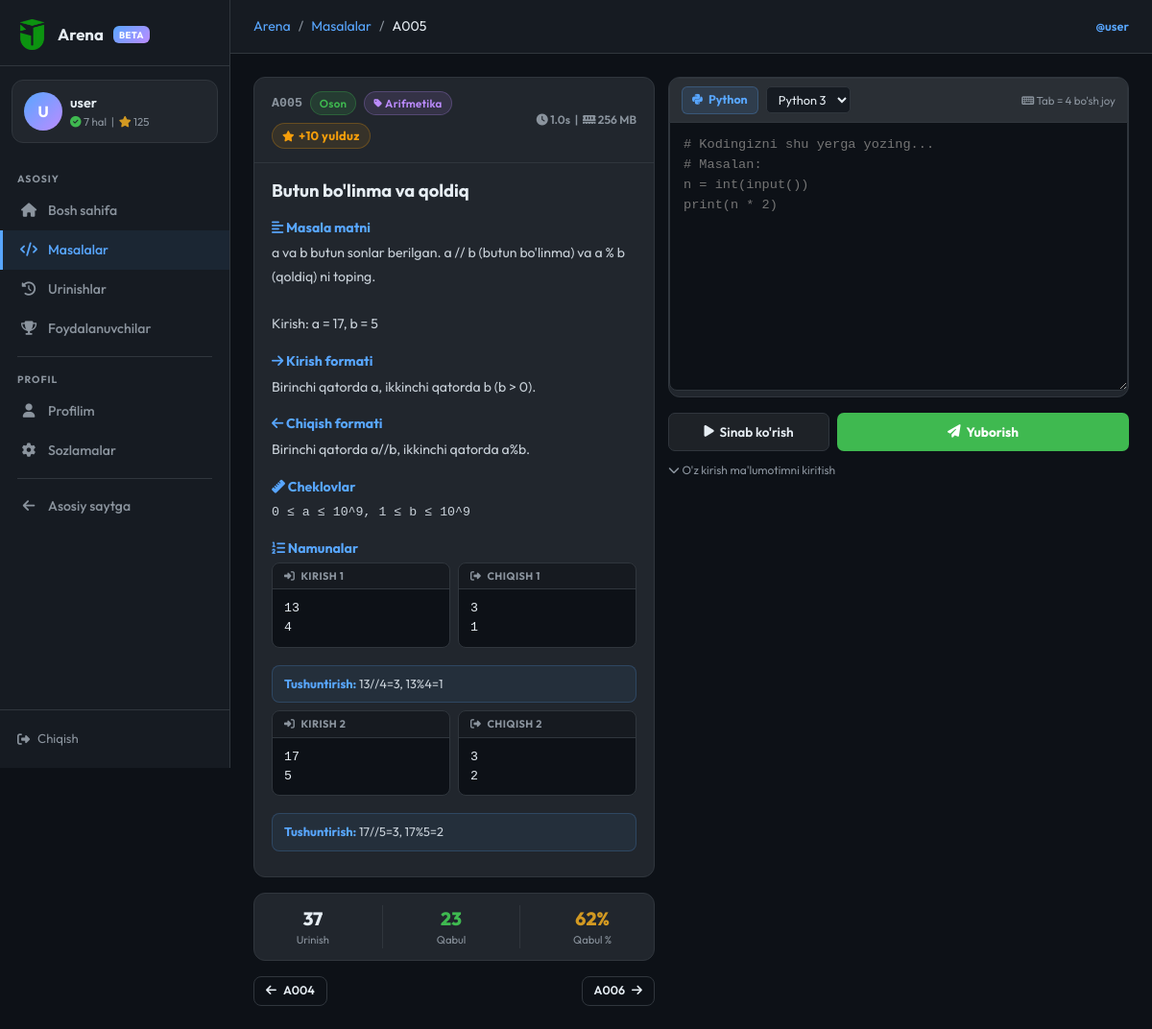
/arena/problems/5 (signed in), run on an earlier commit of the app's database.
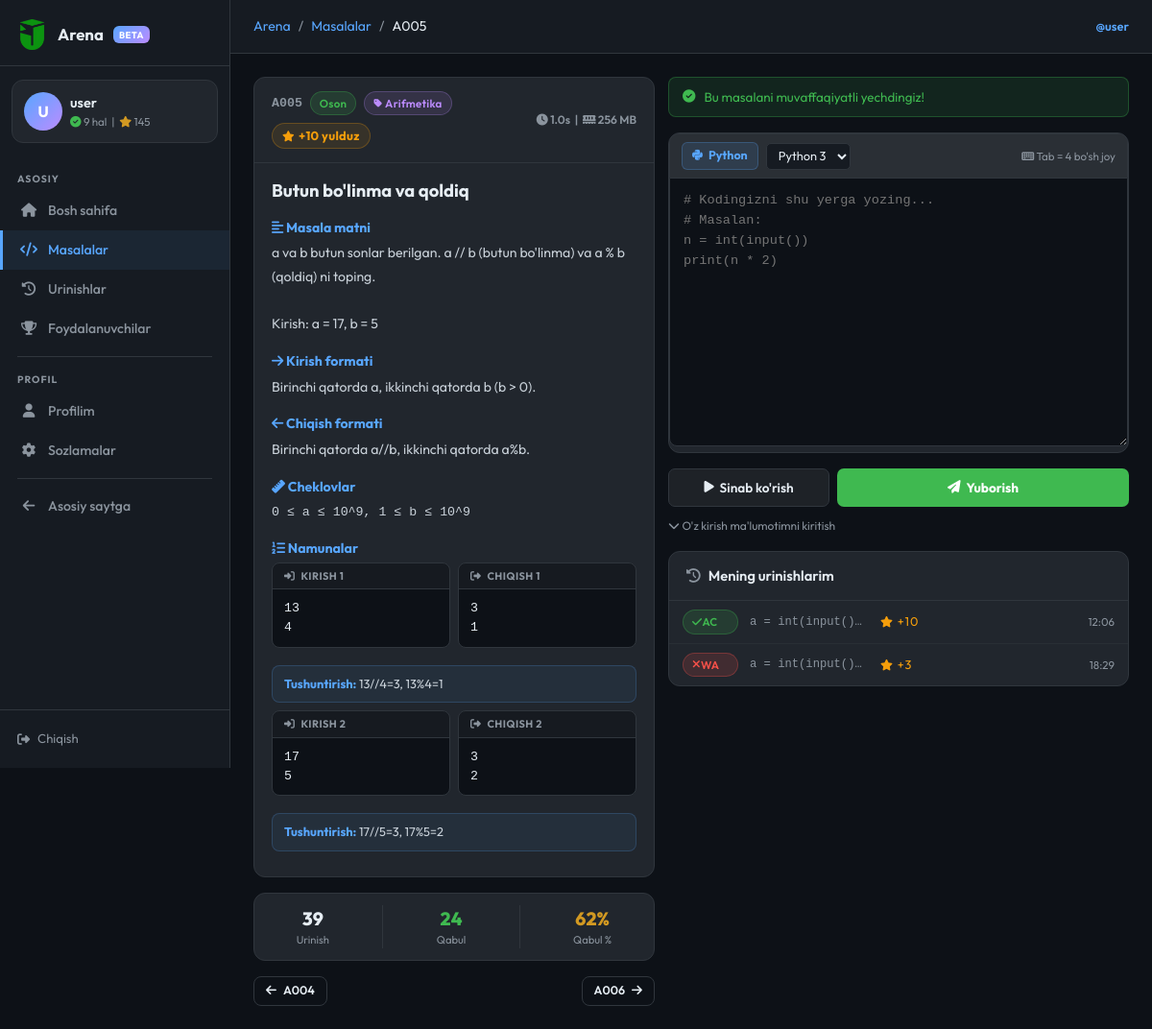
And on a later commit of the database.
### models.py (models this page shows, shortened)
class ArenaUser(db.Model):
    __tablename__ = 'arena_users'
    id = db.Column(db.Integer, primary_key=True)
    username = db.Column(db.String(50), unique=True, nullable=False)
    full_name = db.Column(db.String(100), nullable=False)
    age = db.Column(db.Integer)
    password_hash = db.Column(db.String(256), nullable=False)
    bio = db.Column(db.Text, default='')
    rating = db.Column(db.Integer, default=0)
    problems_solved = db.Column(db.Integer, default=0)
    total_stars = db.Column(db.Integer, default=0)
    created_at = db.Column(db.DateTime, default=tashkent_now)
    last_seen = db.Column(db.DateTime, default=tashkent_now)
    submissions = db.relationship('ArenaSubmission', backref='user', lazy='dynamic')
    __table_args__ = (
        db.Index('ix_arena_user_username', 'username'),
        db.Index('ix_arena_user_rating', 'rating'),
    )

class ArenaProblem(db.Model):
    __tablename__ = 'arena_problems'
    id = db.Column(db.Integer, primary_key=True)
    code = db.Column(db.String(10), unique=True, nullable=False)  # A001, M005
    title = db.Column(db.String(200), nullable=False)
    description = db.Column(db.Text, nullable=False)
    input_format = db.Column(db.Text, default='')
    output_format = db.Column(db.Text, default='')
    constraints = db.Column(db.Text, default='')
    examples = db.Column(db.Text, default='[]')  # JSON: [{input, output, explanation}]
    hidden_tests = db.Column(db.Text, default='[]')  # JSON: [{input, output}] — foydalanuvchiga ko'rsatilmaydi
    difficulty = db.Column(db.String(10), default='easy')   # easy / medium / hard
    category = db.Column(db.String(50), default='general')
    correct_answer = db.Column(db.Text, default='')          # for auto-grading
    time_limit = db.Column(db.Float, default=1.0)            # seconds (display)
    memory_limit = db.Column(db.Integer, default=256)        # MB (display)
    is_active = db.Column(db.Boolean, default=True)
    created_at = db.Column(db.DateTime, default=tashkent_now)
    accepted_count = db.Column(db.Integer, default=0)
    submission_count = db.Column(db.Integer, default=0)
    submissions = db.relationship('ArenaSubmission', backref='problem', lazy='dynamic')
    __table_args__ = (
        db.Index('ix_arena_problem_difficulty', 'difficulty'),
        db.Index('ix_arena_problem_category', 'category'),
        db.Index('ix_arena_problem_active', 'is_active'),
    )

class ArenaSubmission(db.Model):
    __tablename__ = 'arena_submissions'
    id = db.Column(db.Integer, primary_key=True)
    user_id = db.Column(db.Integer, db.ForeignKey('arena_users.id'), nullable=False)
    problem_id = db.Column(db.Integer, db.ForeignKey('arena_problems.id'), nullable=False)
    code = db.Column(db.Text, default='')            # submitted source code
    language = db.Column(db.String(20), default='python')
    answer = db.Column(db.Text, default='')          # program's stdout (for display)
    status = db.Column(db.String(5), default='PE')   # AC / WA / TLE / RE / CE / PE
    time_used = db.Column(db.Float, default=0.0)     # execution time in seconds
    error_msg = db.Column(db.Text, default='')       # stderr / error text
    tests_passed = db.Column(db.Integer, default=0)  # nechta test o'tdi
    tests_total = db.Column(db.Integer, default=0)   # jami testlar soni
    stars = db.Column(db.Integer, default=0)         # 0–5 yulduz
    submitted_at = db.Column(db.DateTime, default=tashkent_now)
    __table_args__ = (
        db.Index('ix_arena_sub_user', 'user_id'),
        db.Index('ix_arena_sub_problem', 'problem_id'),
        db.Index('ix_arena_sub_user_status', 'user_id', 'status'),
    )

### routes/arena.py (the view)
@arena_bp.route('/problems/<int:pid>')
def problem_detail(pid):
    problem = ArenaProblem.query.filter_by(id=pid, is_active=True).first_or_404()
    try:
        examples = json.loads(problem.examples or '[]')
    except (ValueError, TypeError):
        examples = []
    uid = session.get('arena_user_id')
    my_subs = []
    already_solved = False
    if uid:
        my_subs = (ArenaSubmission.query
                   .filter_by(user_id=uid, problem_id=pid)
                   .order_by(ArenaSubmission.submitted_at.desc())
                   .limit(10).all())
        already_solved = any(s.status == 'AC' for s in my_subs)
    prev_p = (ArenaProblem.query.filter_by(is_active=True)
              .filter(ArenaProblem.code < problem.code)
              .order_by(ArenaProblem.code.desc()).first())
    next_p = (ArenaProblem.query.filter_by(is_active=True)
              .filter(ArenaProblem.code > problem.code)
              .order_by(ArenaProblem.code.asc()).first())
    return render_template('arena/problem_detail.html',
                           problem=problem,
                           examples=examples,
                           my_subs=my_subs,
                           already_solved=already_solved,
                           prev_p=prev_p,
                           next_p=next_p)

### models.py (called while the page is built)
def tashkent_now():
    return datetime.utcnow() + timedelta(hours=5)

### routes/arena.py (called while the page is built)
def _current_user():
    uid = session.get('arena_user_id')
    if not uid:
        return None
    return ArenaUser.query.get(uid)

@arena_bp.context_processor
def _inject():
    u = _current_user()
    if u:
        u.last_seen = tashkent_now()
        try:
            db.session.commit()
        except Exception:
            db.session.rollback()
    return dict(arena_user=u)

### templates/arena/problem_detail.html (shortened to what the changed rows need)
{% extends "arena/base.html" %}
{% block breadcrumb %}
  <li class="breadcrumb-item"><a href="{{ url_for('arena.problems') }}">Masalalar</a></li>
  <li class="breadcrumb-item active">{{ problem.code }}</li>
{% endblock %}
{% block content %}
<div class="pd-wrap">
  <div>
    <div class="ar-card mb-3">
      {% set prob_stars = {'easy': 10, 'medium': 25, 'hard': 50}[problem.difficulty] if problem.difficulty in ('easy','medium','hard') else 10 %}
      <div class="ar-card-header justify-content-between">
        <div class="d-flex align-items-center gap-2 flex-wrap">
          <span style="font-family:'Courier New',monospace; color:var(--ar-muted); font-size:.83rem;">{{ problem.code }}</span>
          <span class="ar-badge badge-{{ problem.difficulty }}">
            {% if problem.difficulty == 'easy' %}Oson{% elif problem.difficulty == 'medium' %}O'rta{% else %}Qiyin{% endif %}
          </span>
          {% if problem.category %}
          <span class="ar-badge" style="background:rgba(188,140,255,.12); color:var(--ar-purple); border:1px solid rgba(188,140,255,.25);">
            <i class="fas fa-tag" style="font-size:.6rem; margin-right:3px;"></i>{{ problem.category }}
          </span>
          {% endif %}
          <span title="Bu masalani to'liq yechsangiz {{ prob_stars }} yulduz olasiz"
                style="display:inline-flex; align-items:center; gap:4px; font-size:.8rem;
                       color:#f59e0b; background:rgba(245,158,11,.1);
                       border:1px solid rgba(245,158,11,.25); border-radius:20px;
                       padding:3px 10px; font-weight:700; letter-spacing:.3px;">
            <i class="fas fa-star" style="font-size:.7rem;"></i>
            +{{ prob_stars }} yulduz
          </span>
        </div>
        <div style="font-size:.75rem; color:var(--ar-muted); white-space:nowrap;">
          <i class="fas fa-clock"></i> {{ problem.time_limit }}s &nbsp;|&nbsp;
          <i class="fas fa-memory"></i> {{ problem.memory_limit }} MB
        </div>
      </div>
      <div class="ar-card-body">
        <h2 style="font-size:1.15rem; font-weight:700; margin:0 0 14px;">{{ problem.title }}</h2>
        <div class="problem-body">
          <h3><i class="fas fa-align-left"></i> Masala matni</h3>
          <p style="white-space:pre-wrap;">{{ problem.description }}</p>
          {% if problem.input_format %}
          <h3><i class="fas fa-arrow-right"></i> Kirish formati</h3>
          <p>{{ problem.input_format }}</p>
          {% endif %}
          {% if problem.output_format %}
          <h3><i class="fas fa-arrow-left"></i> Chiqish formati</h3>
          <p>{{ problem.output_format }}</p>
          {% endif %}
          {% if problem.constraints %}
          <h3><i class="fas fa-ruler"></i> Cheklovlar</h3>
          <p style="font-family:'Courier New',monospace; font-size:.83rem;">{{ problem.constraints }}</p>
          {% endif %}
          {% if examples %}
          <h3><i class="fas fa-list-ol"></i> Namunalar</h3>
          {% for ex in examples %}
          <div class="row g-2 mb-2">
            <div class="col-6">
              <div class="example-box">
                <div class="ex-head"><i class="fas fa-sign-in-alt"></i> Kirish {{ loop.index }}</div>
                <pre>{{ ex.input or '(bo\'sh)' }}</pre>
              </div>
            </div>
            <div class="col-6">
              <div class="example-box">
                <div class="ex-head"><i class="fas fa-sign-out-alt"></i> Chiqish {{ loop.index }}</div>
                <pre>{{ ex.output or '(bo\'sh)' }}</pre>
              </div>
            </div>
            {% if ex.explanation %}
            <div class="col-12">
              <div style="background:rgba(88,166,255,.07); border:1px solid rgba(88,166,255,.2); border-radius:8px; padding:9px 12px; font-size:.8rem; color:#c9d1d9;">
                <strong style="color:var(--ar-primary);">Tushuntirish:</strong> {{ ex.explanation }}
              </div>
            </div>
            {% endif %}
          </div>
          {% endfor %}
          {% endif %}
        </div>
      </div>
    </div>
    <div class="ar-card mb-3">
      <div class="ar-card-body" style="padding:12px 16px;">
        <div class="d-flex justify-content-around text-center">
          <div>
            <div style="font-size:1.2rem; font-weight:800; color:var(--ar-text);">{{ problem.submission_count }}</div>
            <div style="font-size:.7rem; color:var(--ar-muted);">Urinish</div>
          </div>
          <div>
            <div style="font-size:1.2rem; font-weight:800; color:var(--ar-green);">{{ problem.accepted_count }}</div>
            <div style="font-size:.7rem; color:var(--ar-muted);">Qabul</div>
          </div>
          <div>
            <div style="font-size:1.2rem; font-weight:800; color:var(--ar-yellow);">
              {% if problem.submission_count %}{{ (problem.accepted_count/problem.submission_count*100)|round|int }}%{% else %}—{% endif %}
            </div>
            <div style="font-size:.7rem; color:var(--ar-muted);">Qabul %</div>
          </div>
        </div>
      </div>
    </div>
  </div>
  <div class="editor-panel">
    {% if arena_user %}
      {% if already_solved %}
      <div class="ar-alert ar-alert-success mb-3" style="padding:10px 14px; font-size:.84rem;">
        <i class="fas fa-check-circle"></i> Bu masalani muvaffaqiyatli yechdingiz!
      </div>
      {% endif %}
      <div class="ar-card mb-3">
        <div class="editor-toolbar">
        </div>
        <textarea id="codeEditor" spellcheck="false" autocomplete="off" autocorrect="off"
                  placeholder="# Kodingizni shu yerga yozing...
# Masalan:
n = int(input())
print(n * 2)
"></textarea>
      </div>
      <div class="action-row">
        <button id="btnRun" class="btn-run" onclick="runCode()">
        </button>
        <button id="btnSubmit" class="btn-submit" onclick="submitCode()">
        </button>
      </div>
      <div style="margin-top:6px;">
        <button onclick="toggleStdin()" style="background:none; border:none; color:var(--ar-muted);
                font-size:.75rem; cursor:pointer; padding:0;">
        </button>
      </div>
    {% endif %}
    {% if my_subs %}
    <div class="ar-card mt-3">
      <div class="ar-card-header">
        <i class="fas fa-history" style="color:var(--ar-muted)"></i> Mening urinishlarim
      </div>
      <div>
        {% for s in my_subs %}
        {% set stars = s.stars if s.stars is defined else 0 %}
        <div class="sub-row sub-row-link" data-sid="{{ s.id }}">
          <span class="ar-badge badge-{{ s.status.lower() }}">
            {% if s.status == 'AC' %}<i class="fas fa-check"></i> AC
            {% elif s.status == 'WA' %}<i class="fas fa-times"></i> WA
            {% elif s.status == 'TLE' %}<i class="fas fa-clock"></i> TLE
            {% elif s.status == 'RE' %}<i class="fas fa-bug"></i> RE
            {% elif s.status == 'CE' %}<i class="fas fa-exclamation"></i> CE
            {% else %}<i class="fas fa-hourglass"></i> PE{% endif %}
          </span>
          <span class="sub-code-preview" title="{{ s.code }}">
            {{ (s.code or '')[:60] }}{% if (s.code or '')|length > 60 %}…{% endif %}
          </span>
          <span class="star-rating" title="{{ s.tests_passed }}/{{ s.tests_total }} test o'tdi">
            {% if s.stars > 0 %}
              <span class="star-filled"><i class="fas fa-star" style="font-size:.72rem;"></i> +{{ s.stars }}</span>
            {% else %}
              <span class="star-empty"><i class="fas fa-star" style="font-size:.72rem;"></i> 0</span>
            {% endif %}
          </span>
          <span style="color:var(--ar-muted); font-size:.72rem; white-space:nowrap; text-align:right;">
            {{ s.submitted_at.strftime('%H:%M') }}
          </span>
        </div>
        {% endfor %}
      </div>
    </div>
    {% endif %}
  </div>
</div>
{% endblock %}

### templates/arena/base.html (shortened to what the changed rows need)
<!DOCTYPE html>
<html lang="uz">
<head>
  {% set _site_name = "Jahon School Arena — Asilbek Mirolimov" %}
  {% set _base_url  = (config.get("PUBLIC_BASE_URL","") or request.url_root).rstrip("/") %}
  {% set _default_desc = "Jahon School Arena — Asilbek Mirolimov tomonidan yaratilgan dasturlash platformasi. Masalalarni yeching, bilimingizni sinang, reytingda yuqoriga chiqing." %}
  {% set _default_kw   = "jahon school arena, jahon school test, asilbek mirolimov, arena, dasturlash, python, algoritmlar, online judge, bilim sinash, masala, kod, reyting, informatika, uzbekistan" %}
  {% set _og_image     = _base_url + url_for('static', filename='img/logo.png') %}
  <link href="https://cdn.jsdelivr.net/npm/bootstrap@5.3.0/dist/css/bootstrap.min.css" rel="stylesheet">
  <link rel="stylesheet" href="https://cdnjs.cloudflare.com/ajax/libs/font-awesome/6.4.0/css/all.min.css">
</head>
<body>
<aside class="ar-sidebar" id="arSidebar">
  {% if arena_user %}
  <div class="ar-user-card">
    <div class="d-flex align-items-center gap-2">
      <div class="av">{{ arena_user.username[0].upper() }}</div>
      <div style="min-width:0">
        <div class="uname">{{ arena_user.username }}</div>
        <div class="ustats">
          <i class="fas fa-check-circle" style="color:var(--ar-green)"></i>
          {{ arena_user.problems_solved }} hal &nbsp;|&nbsp;
          <i class="fas fa-star" style="color:var(--ar-yellow)"></i>
          {{ arena_user.rating }}
        </div>
      </div>
    </div>
  </div>
  {% endif %}
</aside>
<div class="ar-main">
  <div class="ar-topbar">
    <nav aria-label="breadcrumb">
      <ol class="breadcrumb">
        <li class="breadcrumb-item"><a href="{{ url_for('arena.index') }}">Arena</a></li>
        {% block breadcrumb %}{% endblock %}
      </ol>
    </nav>
    <div class="ms-auto" style="font-size:0.8rem; color:var(--ar-muted);">
      {% if arena_user %}
      <a href="{{ url_for('arena.profile', username=arena_user.username) }}"
         style="color:var(--ar-primary); text-decoration:none; font-weight:600;">
        @{{ arena_user.username }}
      </a>
      {% else %}
      <a href="{{ url_for('arena.login') }}" style="color:var(--ar-primary); text-decoration:none;">Kirish</a>
      &nbsp;/&nbsp;
      <a href="{{ url_for('arena.register') }}" style="color:var(--ar-muted); text-decoration:none;">Ro'yxat</a>
      {% endif %}
    </div>
  </div>
  <div class="ar-content">
    {% block content %}{% endblock %}
  </div>
</div>
</body>
</html>

What changed in the data, as far as the page shows it:
changed ArenaUser "user": problems_solved "7" → "9"; rating "125" → "145"
changed ArenaProblem "Butun bo'linma va qoldiq": submission_count "37" → "39"; accepted_count "23" → "24"
added ArenaSubmission: status "AC" (drawn), code "a = int(input()…", stars "10", submitted_at "12:06"
added ArenaSubmission: status "WA" (drawn), code "a = int(input()…", stars "3", submitted_at "18:29"
Also different on the page:
text now shown: "Bu masalani muvaffaqiyatli yechdingiz! Mening urinishlarim"
